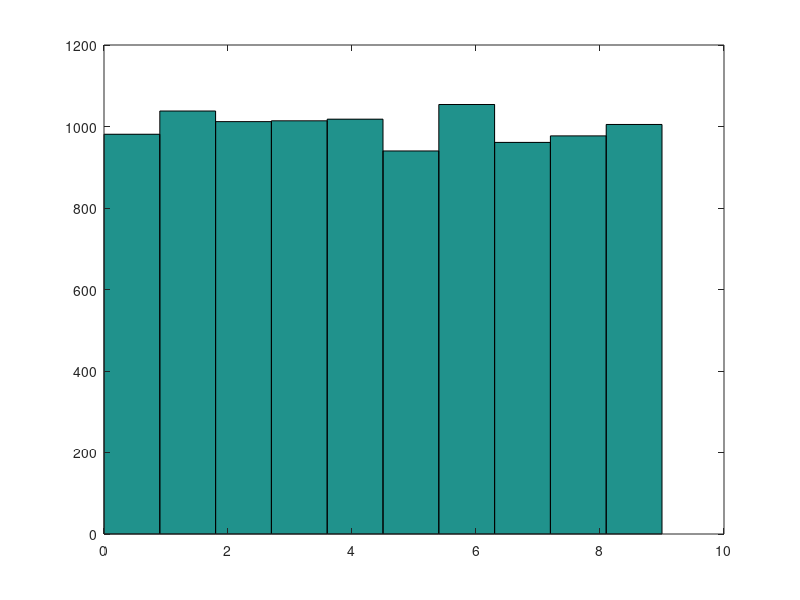

This figure's MATLAB source:
n = 10000;                % n is experiment times
M = 10;
A = randi([0 M-1],1,n);

hist(A)

X = hist(A);
X_theo = repmat(n/M,1,M);
ChisquaredTest = sum((X-X_theo).^2./X_theo);
ChisquaredThreshold_95 = chi2inv(0.95,M);

disp(['ChisquaredTest = ',num2str(ChisquaredTest),',	ChisquaredTest = ',num2str(ChisquaredThreshold_95)]);

Y = [0 repmat(n/M,1,M-1)]
ChisquaredTest = (X-Y).^2./Y%sum((X-Y).^2./Y);
ChisquaredThreshold_95 = chi2inv(0.95,M);

disp(['ChisquaredTest = ',num2str(ChisquaredTest),',	ChisquaredTest = ',num2str(ChisquaredThreshold_95)]);

% use different n, infinite? 
